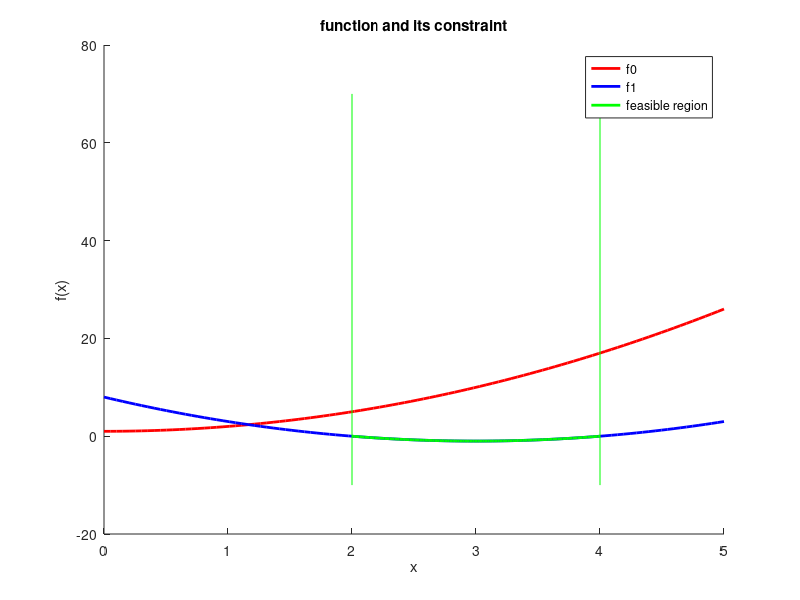
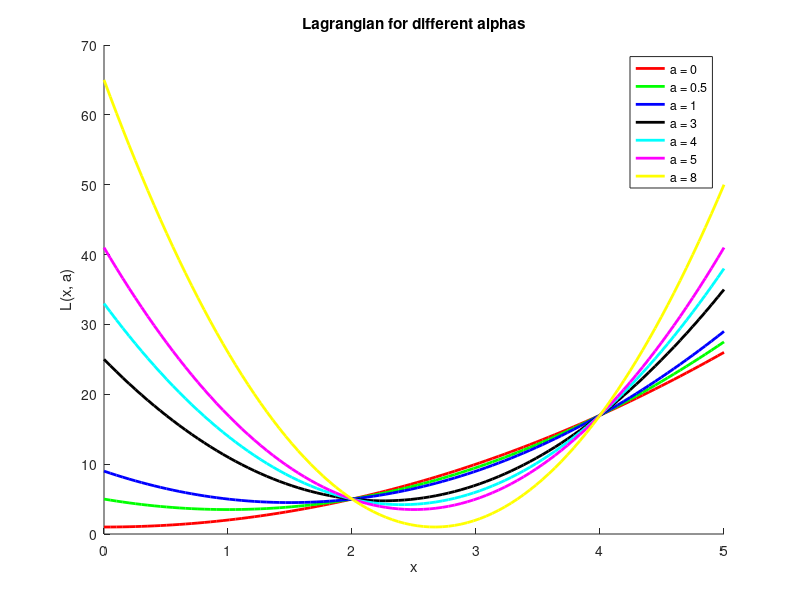
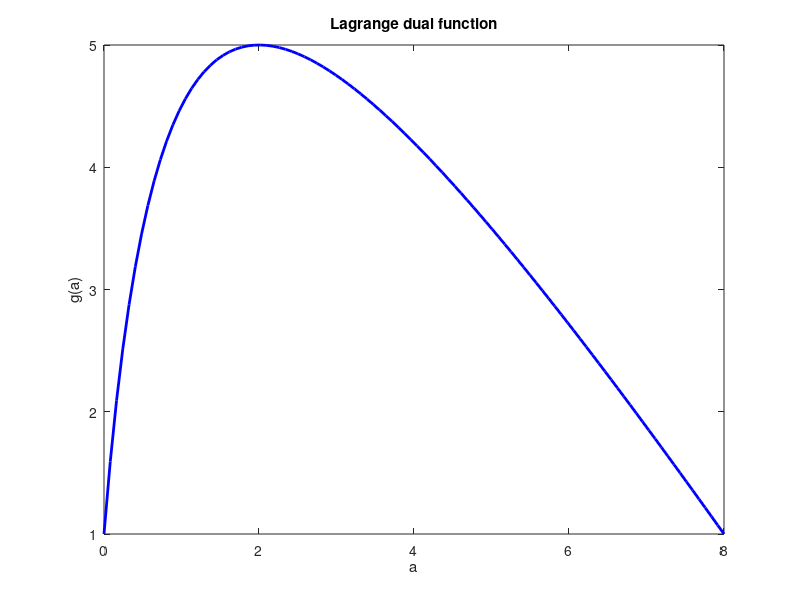

These figures' MATLAB source, in order:

close all, clear all

f0 = @(x) x.^2 + 1;
f1 = @(x) (x-2) .* (x-4);



xx = linspace(0, 5, 100);

%% problem 5
xx0 = linspace(2, 4, 100);

figure(1)
hold on
plot(xx, f0(xx), 'r-', 'LineWidth', 2);
plot(xx, f1(xx), 'b-', 'LineWidth', 2);
plot(xx0, f1(xx0), 'g-', 'LineWidth', 2);
plot([2 2], [-10 70], 'g-');
plot([4 4], [-10 70], 'g-');
title('function and its constraint');
xlabel('x');
ylabel('f(x)');
legend('f0', 'f1', 'feasible region');
 

%% problem 6

as = [0 0.5 1 3 4 5 8];
colors = 'rgbkcmy';
L = @(x, a) f0(x) + a .* f1(x);

figure(2)
hold on


for i = 1:numel(as)
    c = colors(i);
    a = as(i);
    plot(xx, L(xx, a), c, 'LineWidth', 2);
end
title('Lagrangian for different alphas');
xlabel('x')
ylabel('L(x, a)');
legend('a = 0', 'a = 0.5', 'a = 1', 'a = 3', 'a = 4', 'a = 5', 'a = 8');


%% problem 7
g = @(a) (-a.^2 + 9 * a +1) ./ (1 + a);
aa = linspace(0, 8, 100);

figure(3)
plot(aa, g(aa), 'b-', 'LineWidth', 2);
title('Lagrange dual function');
xlabel('a');
ylabel('g(a)');



